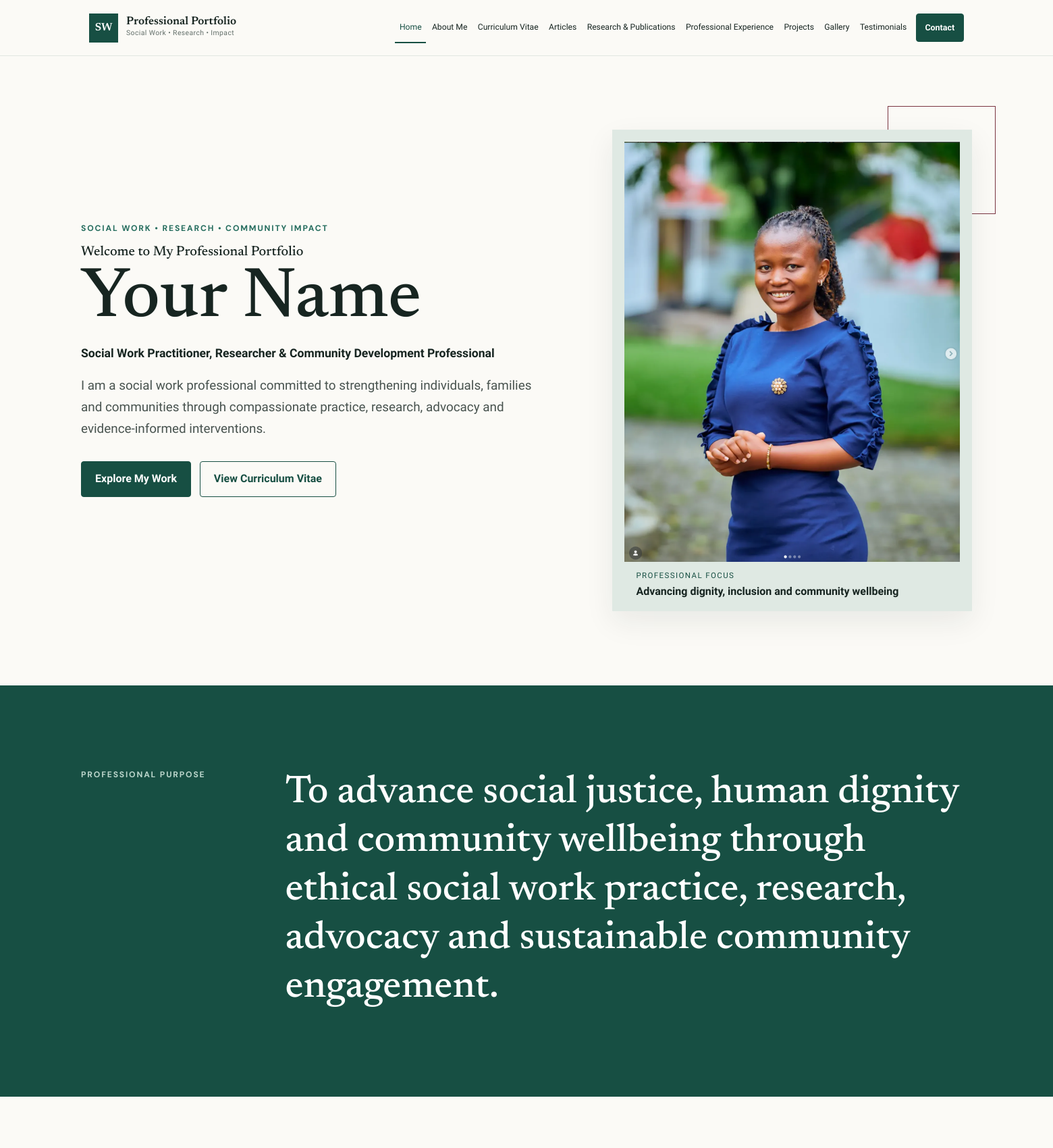
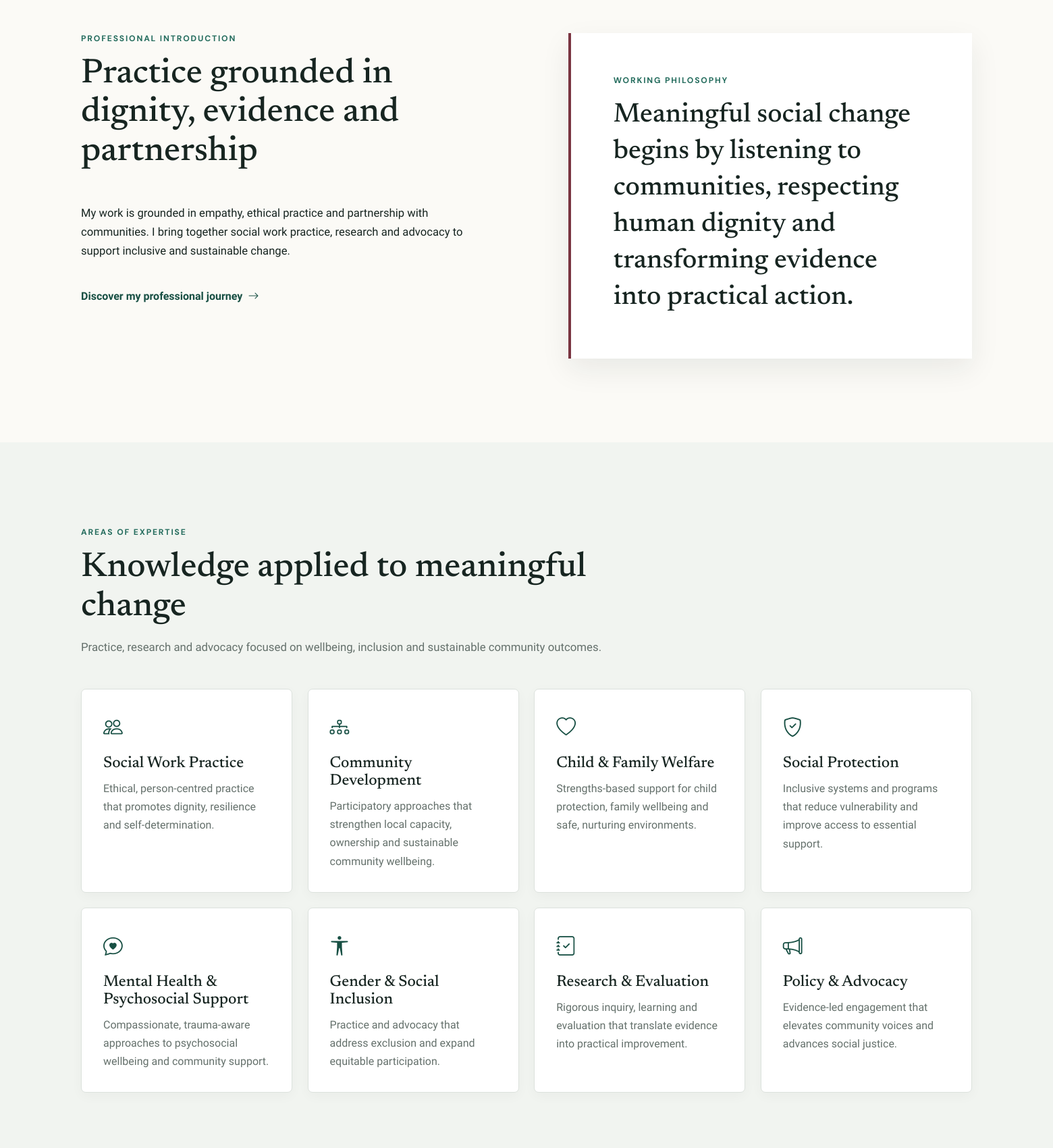
The page / (upper part) on the database its author committed (2 pictures, top to bottom).
### app/models.py (models this page shows, shortened)
class TimeStampedModel(models.Model):
    created_at = models.DateTimeField(auto_now_add=True)
    updated_at = models.DateTimeField(auto_now=True)
    class Meta:
        abstract = True

class SiteProfile(TimeStampedModel):
    full_name = models.CharField(max_length=160, blank=True, default="")
    credentials = models.CharField(max_length=160, blank=True, default="")
    professional_title = models.CharField(
        max_length=220,
        default="Social Work Practitioner, Researcher & Community Development Professional",
    )
    professional_subtitle = models.CharField(max_length=240, blank=True, default="Advancing dignity, inclusion and community wellbeing")
    welcome_eyebrow = models.CharField(max_length=120, default="Social Work • Research • Community Impact")
    welcome_heading = models.CharField(max_length=180, default="Welcome to My Professional Portfolio")
    hero_intro = models.TextField(default="I am a social work professional committed to strengthening individuals, families and communities through compassionate practice, research, advocacy and evidence-informed interventions.")
    mission_statement = models.TextField(default="To advance social justice, human dignity and community wellbeing through ethical social work practice, research, advocacy and sustainable community engagement.")
    professional_philosophy = models.TextField(default="Meaningful social change begins by listening to communities, respecting human dignity and transforming evidence into practical action.")
    about_short = models.TextField(default="My work is grounded in empathy, ethical practice and partnership with communities. I bring together social work practice, research and advocacy to support inclusive and sustainable change.")
    about_full = models.TextField(blank=True, default="This portfolio presents a developing record of professional practice, research interests and community engagement. Personal biographical details can be added here through the administration area.")
    populations_of_interest = models.TextField(blank=True, default="Children and families; vulnerable and underserved populations; women and young people; community-based organizations.")
    key_competencies = models.TextField(blank=True, default="Ethical social work practice\nCommunity engagement and facilitation\nResearch and evidence synthesis\nProgram design, monitoring and evaluation\nPolicy analysis and advocacy")
    professional_values = models.TextField(blank=True, default="Human dignity\nSocial justice\nIntegrity and accountability\nInclusion and participation\nEvidence-informed practice")
    profile_photo = models.ImageField(upload_to="profile/", blank=True)
    profile_photo_alt = models.CharField(max_length=220, blank=True, default="Professional portrait")
    secondary_photo = models.ImageField(upload_to="profile/", blank=True)
    cv_file = models.FileField(upload_to="cv/", blank=True, help_text="Upload a current PDF curriculum vitae.")
    email = models.EmailField(blank=True)
    secondary_email = models.EmailField(blank=True)
    phone = models.CharField(max_length=60, blank=True)
    location = models.CharField(max_length=180, blank=True)
    website_name = models.CharField(max_length=140, default="Professional Portfolio")
    footer_statement = models.CharField(max_length=280, default="Ethical social work, rigorous research and meaningful community partnership.")
    copyright_name = models.CharField(max_length=160, blank=True)
    seo_title = models.CharField(max_length=180, blank=True)
    seo_description = models.CharField(max_length=320, blank=True)
    class Meta:
        verbose_name = "site profile"
        verbose_name_plural = "site profile"

class OrderedModel(models.Model):
    display_order = models.PositiveIntegerField(default=0, help_text="Lower numbers appear first.")
    class Meta:
        abstract = True

class Expertise(OrderedModel, TimeStampedModel):
    title = models.CharField(max_length=140, unique=True)
    short_description = models.TextField()
    icon = models.CharField(max_length=80, blank=True, help_text="Bootstrap Icons class.")
    is_active = models.BooleanField(default=True)
    class Meta: ordering = ("display_order", "title"); verbose_name_plural = "areas of expertise"

### app/views.py (the view)
# urls.py: path("", views.home, name="home"),
def home(request):
    return render(request, "app/home.html", {
        "expertise": Expertise.objects.filter(is_active=True)[:8],
        "metrics": ImpactMetric.objects.filter(is_active=True).exclude(value="")[:4],
        "publications": Publication.objects.filter(is_published=True, featured=True)[:3],
        "experience": ProfessionalExperience.objects.filter(is_active=True, featured=True)[:3],
        "projects": Project.objects.filter(is_published=True, featured=True)[:3],
        "articles": Article.objects.filter(is_published=True)[:4],
        "testimonials": Testimonial.objects.filter(is_published=True, featured=True)[:3],
    })

### app/context_processors.py (called while the page is built)
def site_context(request):
    profile = SiteProfile.objects.prefetch_related("social_links").first()
    return {"site_profile": profile, "site_social_links": profile.social_links.filter(is_active=True) if profile else []}

### app/templates/app/home.html (shortened to what this page needs)
{% extends "app/base.html" %}
{% block content %}
<section class="home-hero"><div class="shell hero-grid"><div class="hero-copy reveal"><span class="eyebrow">{{ site_profile.welcome_eyebrow }}</span><p class="welcome">{{ site_profile.welcome_heading }}</p><h1>{{ site_profile.full_name|default:"Your Name" }}</h1><h2>{{ site_profile.credentials }}</h2><p class="professional-title">{{ site_profile.professional_title }}</p><p class="lead">{{ site_profile.hero_intro }}</p><div class="hero-actions"><a class="btn btn-accent" href="#featured-work">Explore My Work</a><a class="btn btn-outline" href="{% url 'cv' %}">View Curriculum Vitae</a></div><div class="social-row">{% for link in site_social_links %}<a href="{{ link.url }}" target="_blank" rel="noopener" aria-label="{{ link.label }}"><i class="{{ link.icon_class|default:'bi bi-link-45deg' }}"></i></a>{% endfor %}</div></div><div class="portrait-wrap reveal">{% if site_profile.profile_photo %}<img class="hero-portrait" src="{{ site_profile.profile_photo.url }}" alt="{{ site_profile.profile_photo_alt }}" fetchpriority="high">{% else %}<div class="portrait-placeholder"><i class="bi bi-person"></i><span>Upload a professional portrait in Admin</span></div>{% endif %}<div class="portrait-note"><span>Professional focus</span><strong>{{ site_profile.professional_subtitle }}</strong></div></div></div></section>
<section class="mission-section section"><div class="shell mission-grid"><span class="eyebrow">Professional purpose</span><blockquote>{{ site_profile.mission_statement }}</blockquote></div></section>
<section class="section"><div class="shell two-column"><div>{% include "app/partials/section_heading.html" with eyebrow="Professional introduction" title="Practice grounded in dignity, evidence and partnership" %}<div class="prose">{{ site_profile.about_short|linebreaks }}</div><a class="text-link" href="{% url 'about' %}">Discover my professional journey <i class="bi bi-arrow-right"></i></a></div><aside class="philosophy-card"><span class="eyebrow">Working philosophy</span><p>{{ site_profile.professional_philosophy }}</p></aside></div></section>
{% if expertise %}<section class="section surface"><div class="shell">{% include "app/partials/section_heading.html" with eyebrow="Areas of expertise" title="Knowledge applied to meaningful change" description="Practice, research and advocacy focused on wellbeing, inclusion and sustainable community outcomes." %}<div class="card-grid expertise-grid">{% for item in expertise %}<article class="professional-card expertise-card"><i class="{{ item.icon|default:'bi bi-compass' }}"></i><h3>{{ item.title }}</h3><p>{{ item.short_description }}</p></article>{% endfor %}</div></div></section>{% endif %}
{% endblock %}

### app/templates/app/partials/navbar.html (shortened to what this page needs)
<header class="site-header">
  <nav class="navbar navbar-expand-xl" aria-label="Primary navigation">
    <div class="container-fluid shell">
      <a class="navbar-brand" href="{% url 'home' %}">
        <span class="brand-mark" aria-hidden="true">SW</span>
        <span><strong>{{ site_profile.full_name|default:"Professional Portfolio" }}</strong><small>{{ site_profile.credentials|default:"Social Work • Research • Impact" }}</small></span>
      </a>
      <div class="collapse navbar-collapse">
        <ul class="navbar-nav ms-auto align-items-center">
          {% include "app/partials/nav_links.html" %}
        </ul>
      </div>
    </div>
  </nav>
</header>

### app/static/app/css/style.css (style rules this page uses)
:root { --ivory:#fbfaf6;--paper:#fff;--ink:#172521;--muted:#64706b;--green:#174f43;--green-2:#246c5d;--sage:#dfe9e3;--burgundy:#7a3541;--line:#dce2dd;--surface:#f1f4f0;--shadow:0 16px 40px rgba(23,42,35,.08);--serif:"Newsreader",Georgia,serif;--sans:"Libre Franklin",Arial,sans-serif }
* { box-sizing:border-box }
html { scroll-behavior:smooth }
body { margin:0;background:var(--ivory);color:var(--ink);font-family:var(--sans);font-size:16px;line-height:1.7 }
img { max-width:100%;display:block }
a { color:var(--green);text-decoration:none }
h1,h2,h3,h4 { font-family:var(--serif);line-height:1.12;color:var(--ink) }
h1 { font-size:clamp(2.7rem,6vw,5.6rem) }
h3 { font-size:1.45rem }
p:last-child { margin-bottom:0 }
.shell { width:min(1320px,calc(100% - 3rem));margin:auto }
.section { padding:clamp(4.5rem,8vw,8rem) 0 }
.surface { background:var(--surface) }
.eyebrow { display:block;color:var(--green-2);font:700 .76rem/1.4 "DM Sans",sans-serif;letter-spacing:.15em;text-transform:uppercase;margin-bottom:1rem }
.btn { border-radius:4px;padding:.83rem 1.25rem;font-weight:600;min-height:48px;display:inline-flex;align-items:center;gap:.5rem;justify-content:center }
.btn-accent { background:var(--green);border:1px solid var(--green);color:#fff }
.btn-outline { border:1px solid var(--green);color:var(--green);background:transparent }
.text-link { display:inline-flex;gap:.5rem;align-items:center;font-weight:600;margin-top:1rem }
.site-header { position:sticky;top:0;background:rgba(251,250,246,.96);backdrop-filter:blur(12px);border-bottom:1px solid rgba(220,226,221,.8);z-index:100 }
.navbar { min-height:82px }
.navbar-brand { display:flex;align-items:center;gap:.75rem;color:var(--ink) }
.navbar-brand strong,.navbar-brand small { display:block }
.navbar-brand strong { font:600 1.05rem var(--serif) }
.navbar-brand small { font-size:.65rem;color:var(--muted);letter-spacing:.04em }
.brand-mark { width:43px;height:43px;display:grid;place-items:center;background:var(--green);color:#fff;font:600 1rem var(--serif) }
.navbar-nav { gap:.1rem }
.home-hero { padding:clamp(3rem,7vw,7rem) 0;overflow:hidden }
.hero-grid { display:grid;grid-template-columns:1.12fr .88fr;gap:clamp(3rem,7vw,7rem);align-items:center }
.welcome { font:500 1.25rem var(--serif);margin-bottom:.15rem }
.hero-copy h1 { margin:.1rem 0;font-size:clamp(3.4rem,6.7vw,6.8rem) }
.professional-title { font-weight:600;font-size:1.1rem }
.lead { font-size:1.18rem;color:#48534f;max-width:750px }
.hero-actions,.link-row,.social-row { display:flex;flex-wrap:wrap;gap:.8rem }
.hero-actions { margin:2rem 0 }
.portrait-wrap { position:relative;padding:1.1rem 1.1rem 4.6rem;background:var(--sage);box-shadow:var(--shadow) }
.portrait-wrap:before { content:"";position:absolute;width:160px;height:160px;border:1px solid var(--burgundy);right:-35px;top:-35px;z-index:-1 }
.hero-portrait,.portrait-placeholder { width:100%;aspect-ratio:4/5;object-fit:cover;object-position:center 20%;background:#e8ece8 }
.portrait-note { position:absolute;bottom:1rem;left:2.2rem;right:2.2rem }
.portrait-note span,.portrait-note strong { display:block }
.portrait-note span { font-size:.72rem;text-transform:uppercase;letter-spacing:.12em;color:var(--green) }
.mission-section { background:var(--green);color:#fff }
.mission-grid { display:grid;grid-template-columns:1fr 4fr;gap:3rem }
.mission-section .eyebrow { color:#bcd6cc }
.mission-section blockquote { font:500 clamp(2rem,4vw,3.6rem)/1.25 var(--serif);margin:0 }
.two-column,.bio-grid { display:grid;grid-template-columns:1fr 1fr;gap:clamp(3rem,8vw,8rem);align-items:start }
.philosophy-card,.values-panel { padding:clamp(2rem,4vw,4rem);background:var(--paper);border-left:4px solid var(--burgundy);box-shadow:var(--shadow) }
.philosophy-card p { font:500 clamp(1.6rem,2.8vw,2.5rem)/1.35 var(--serif) }
.card-grid { display:grid;grid-template-columns:repeat(3,1fr);gap:1.4rem }
.expertise-grid { grid-template-columns:repeat(4,1fr) }
.professional-card { background:var(--paper);border:1px solid var(--line);border-radius:7px;overflow:hidden;box-shadow:0 5px 18px rgba(23,42,35,.035);transition:transform .2s,box-shadow .2s }
.expertise-card { padding:2rem }
.expertise-card>i { font-size:1.8rem;color:var(--green) }
.expertise-card h3 { margin:1rem 0 .6rem }
.expertise-card p { color:var(--muted) }
.prose { font-size:1.04rem }
.prose p { margin-bottom:1.4rem }

### rows shown on the page
SiteProfile: full_name "Professional Portfolio", credentials "Social Work • Research • Impact", welcome_eyebrow "SOCIAL WORK • RESEARCH • COMMUNITY IMPACT", welcome_heading "Welcome to My Professional Portfolio", full_name "Your Name", professional_title "Social Work Practitioner, Researcher & Community Development Professional", hero_intro "I am a social work professional committed to strengthening individuals, families and communities through compassionate practice, research, advocacy and evidence-informed interventions.", profile_photo (picture), professional_subtitle "Advancing dignity, inclusion and community wellbeing", mission_statement "To advance social justice, human dignity and community wellbeing through ethical social work practice, research, advocacy and sustainable community engagement.", about_short "My work is grounded in empathy, ethical practice and partnership with communities. I bring together social work practice, research and advocacy to support inclusive and sustainable change.", professional_philosophy "Meaningful social change begins by listening to communities, respecting human dignity and transforming evidence into practical action."
Expertise: title "Social Work Practice", short_description "Ethical, person-centred practice that promotes dignity, resilience and self-determination."
Expertise: title "Community Development", short_description "Participatory approaches that strengthen local capacity, ownership and sustainable community wellbeing."
Expertise: title "Child & Family Welfare", short_description "Strengths-based support for child protection, family wellbeing and safe, nurturing environments."
Expertise: title "Social Protection", short_description "Inclusive systems and programs that reduce vulnerability and improve access to essential support."
Expertise: title "Mental Health & Psychosocial Support", short_description "Compassionate, trauma-aware approaches to psychosocial wellbeing and community support."
Expertise: title "Gender & Social Inclusion", short_description "Practice and advocacy that address exclusion and expand equitable participation."
Expertise: title "Research & Evaluation", short_description "Rigorous inquiry, learning and evaluation that translate evidence into practical improvement."
Expertise: title "Policy & Advocacy", short_description "Evidence-led engagement that elevates community voices and advances social justice."

### other values the page prints
{{ eyebrow }} "PROFESSIONAL INTRODUCTION AREAS OF EXPERTISE"
{{ title }} "Practice grounded in dignity, evidence and partnership Knowledge applied to meaningful change"
{{ description }} "Practice, research and advocacy focused on wellbeing, inclusion and sustainable community outcomes."
